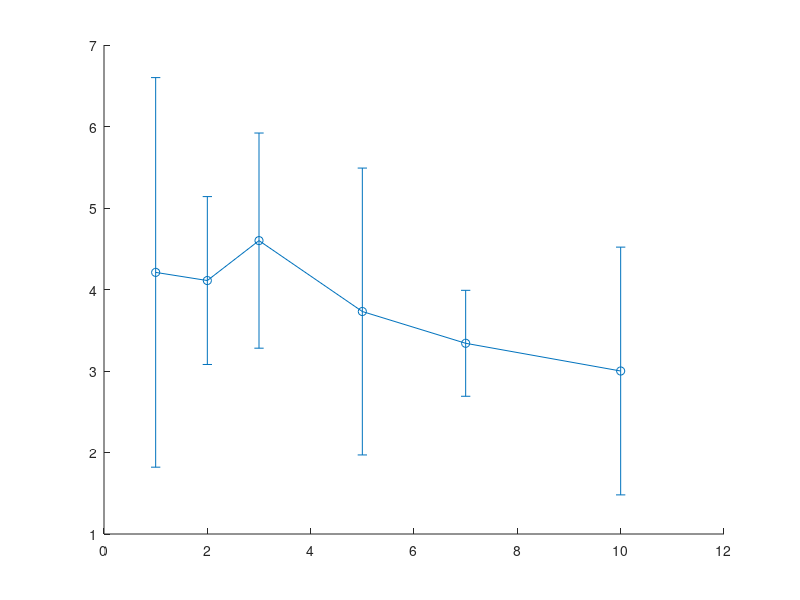

Source code (MATLAB): (Note: this script raises an error after producing the figure.)
%% Line+sd graphs
% Data
theta0 = [1,2,3,5,7,10];
lqr_mean = [4.21, 4.11, 4.60, 3.73, 3.34, 3.00]; %t_fail_lqr
lqr_sd = [2.39, 1.03, 1.32, 1.76, 0.65, 1.52]; % LQR Standard deviation
pid_mean = [1.62, 2.04, 3.28, 1.50, 0.80, 0.79];
pid_sd = [1.32, 2.29, 3.81, 1.14, 0.16, 0.29];

%graphs
figure;
errorbar(theta0, lqr_mean, min(lqr_sd,lqr_mean), lqr_sd, '-o', 'Color', [0.09 0.37 0.65], 'LineWidth', 1.5, 'MarkerFaceColor',[0.09 0.37 0.65]);%T-fail do not be negative.
hold on;
errorbar(theta0, pid_mean, min(pid_sd,pid_mean), pid_sd, '-o', 'Color', [0.85 0.35 0.19], 'LineWidth', 1.5, 'MarkerFaceColor',[0.85 0.35 0.19]);

% axes and labels
xlabel('\theta_0 (deg)');
xticks([1 2 3 5 7 10]);
ylabel('T_{fail}(sec)');
title('Test B: Fall Time by Initial Sweep Angle');
legend('LQR', 'PID', 'Location', 'best');
grid on;
